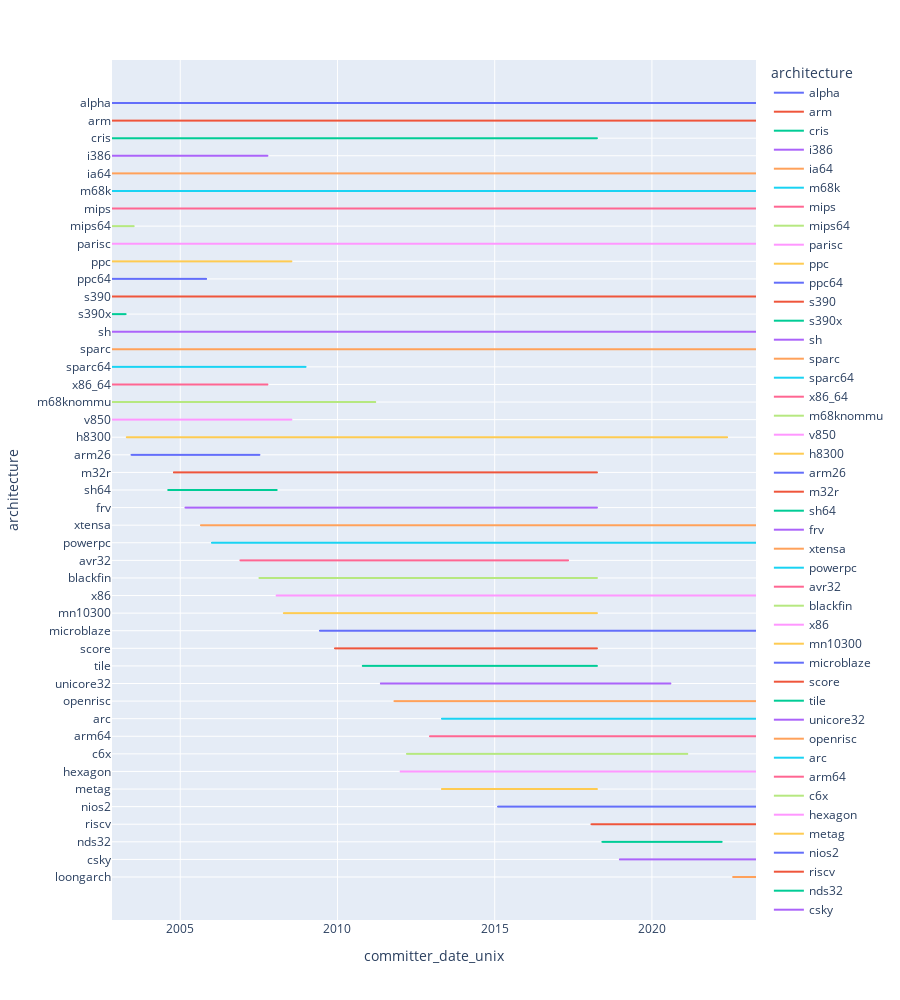

Source (notebook cell):
### Code cell
archdf = pd.read_csv(f'../{output_directory}/read-linux-architectures/output.csv')
archdf['committer_date_unix'] = archdf['committer_date_unix'].apply(lambda d: pd.to_datetime(d, unit='s'))
fig = px.line(archdf, x='committer_date_unix', y='architecture', hover_data=['revision'], color='architecture')
fig.update_layout(height=1000)
fig
